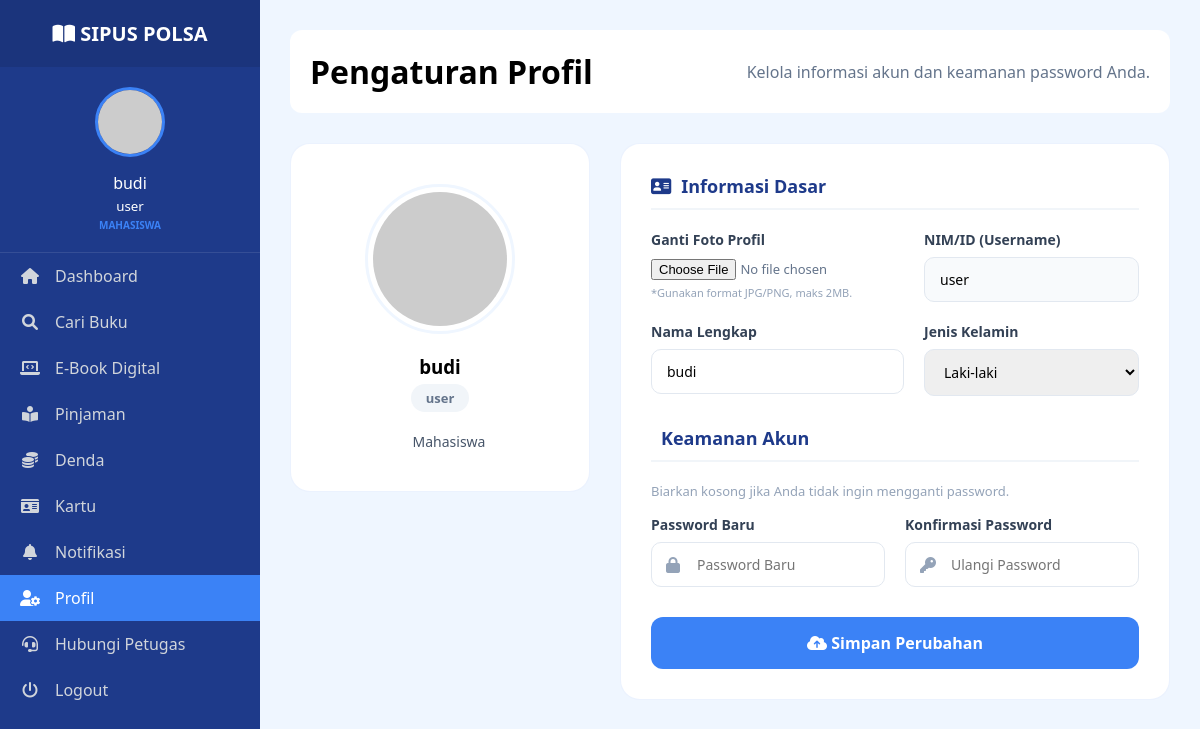
Page /views/profil.php (signed in) on the committed database.
### tables this page shows
CREATE TABLE `users` (
  `id` int(11) NOT NULL,
  `username` varchar(50) NOT NULL,
  `email` varchar(255) DEFAULT NULL,
  `foto` varchar(255) DEFAULT NULL,
  `nama` varchar(100) DEFAULT NULL,
  `jenkel` varchar(20) DEFAULT NULL,
  `password` varchar(255) NOT NULL,
  `role` enum('admin','mahasiswa','dosen','karyawan') NOT NULL,
  `status` enum('active','blocked') DEFAULT 'active',
  `borrowing_limit` int(11) DEFAULT 3
);

### views/profil.php (the view, shortened to what this page needs)
<?php
include '../config/koneksi.php';
$id_user = $_SESSION['id_user'] ?? '';
$query = mysqli_query($koneksi, "SELECT * FROM users WHERE id = '$id_user'");
$data  = mysqli_fetch_assoc($query);
$nama_user   = $data['nama'] ?? $_SESSION['nama'] ?? 'Pengguna';
$nim_user    = $data['username'] ?? $_SESSION['username'] ?? '-';
$jenkel      = $data['jenkel'] ?? '-';
$role_user   = $data['role'] ?? 'Pengguna';
$foto_user   = $data['foto'] ?? '';
$path_foto = (!empty($foto_user) && file_exists("../assets/img/profil/" . $foto_user))
             ? "../assets/img/profil/" . $foto_user
             : "https://ui-avatars.com/api/?name=" . urlencode($nama_user) . "&background=3b82f6&color=fff&bold=true";
?>
<!DOCTYPE html>
<html lang="id">
<head>
    <link rel="stylesheet" href="../assets/css/users-style.css?v=<?php echo time(); ?>">
    <link rel="stylesheet" href="https://cdnjs.cloudflare.com/ajax/libs/font-awesome/6.0.0/css/all.min.css">
</head>
<body>
    <aside class="sidebar">
        <div class="brand">
            <i class="fa-solid fa-book-open"></i>
            <span>SIPUS POLSA</span>
        </div>
        <div class="user-info">
            <img src="<?php echo $path_foto; ?>" alt="User Profile">
            <div class="user-text">
                <p><?php echo htmlspecialchars($nama_user); ?></p>
                <small><?php echo htmlspecialchars($nim_user); ?></small>
                <div style="font-size: 10px; color: #3b82f6; font-weight: 700; text-transform: uppercase; margin-top: 2px;">
                    <?php echo htmlspecialchars($role_user); ?>
                </div>
            </div>
        </div>
        <nav>
            <a href="users_dashboard.php"><i class="fa-solid fa-house"></i> <span>Dashboard</span></a>
            <a href="cari_buku.php"><i class="fa-solid fa-magnifying-glass"></i> <span>Cari Buku</span></a>
            <a href="ebook.php"><i class="fa-solid fa-laptop-code"></i> <span>E-Book Digital</span></a>
            <a href="peminjaman_saya.php"><i class="fa-solid fa-book-reader"></i> <span>Pinjaman</span></a>
            <a href="denda_saya.php"><i class="fa-solid fa-coins"></i> <span>Denda</span></a>
            <a href="kartu_perpustakaan.php"><i class="fa-solid fa-id-card"></i> <span>Kartu</span></a>
            <a href="notifikasi.php"><i class="fa-solid fa-bell"></i> <span>Notifikasi</span></a>
            <a href="profil.php" class="active"><i class="fa-solid fa-user-gear"></i> <span>Profil</span></a>
            <a href="kontak_petugas.php"><i class="fa-solid fa-headset"></i> <span>Hubungi Petugas</span></a>
            <a href="../logout.php" class="logout" onclick="return confirm('Keluar?')"><i class="fa-solid fa-power-off"></i> <span>Logout</span></a>
        </nav>
    </aside>
    <main class="main-content">
        <header>
            <h1 class="page-title">Pengaturan Profil</h1>
            <p style="color: #64748b;">Kelola informasi akun dan keamanan password Anda.</p>
        </header>
        <div class="profile-layout">
            <div class="profile-sidebar-card shadow-sm">
                <div class="profile-avatar-wrapper">
                    <img src="<?php echo $path_foto; ?>" alt="Foto Profil" class="main-avatar">
                </div>
                <h3><?php echo htmlspecialchars($nama_user); ?></h3>
                <p class="user-badge"><?php echo htmlspecialchars($nim_user); ?></p>
                <div class="profile-status">
                    <span class="status-dot"></span> <?php echo ucfirst(htmlspecialchars($role_user)); ?>
                </div>
            </div>
            <div class="profile-main-card shadow-sm">
                <form action="update_profil.php" method="POST" enctype="multipart/form-data">
                    <div class="form-section">
                        <div class="section-header">
                            <i class="fa-solid fa-address-card"></i> Informasi Dasar
                        </div>
                        <div class="form-grid">
                            <div class="form-group">
                                <label>Ganti Foto Profil</label>
                                <input type="file" name="foto" class="form-input-file" accept="image/*">
                                <small class="input-note">*Gunakan format JPG/PNG, maks 2MB.</small>
                            </div>
                            <div class="form-group">
                                <label>NIM/ID (Username)</label>
                                <input type="text" class="form-control readonly" value="<?php echo htmlspecialchars($nim_user); ?>" readonly>
                            </div>
                            <div class="form-group">
                                <label>Nama Lengkap</label>
                                <input type="text" name="nama" class="form-control" value="<?php echo htmlspecialchars($nama_user); ?>" required>
                            </div>
                            <div class="form-group">
                                <label>Jenis Kelamin</label>
                                <select name="jenkel" class="form-control">
                                    <option value="Laki-laki" <?php echo ($jenkel == 'Laki-laki') ? 'selected' : ''; ?>>Laki-laki</option>
                                </select>
                            </div>
                        </div>
                    </div>
                    <div class="form-section mt-4">
                        <div class="section-header">
                            <i class="fa-solid fa-shield-halved"></i> Keamanan Akun
                        </div>
                        <p class="section-note">Biarkan kosong jika Anda tidak ingin mengganti password.</p>
                        <div class="form-grid">
                            <div class="form-group">
                                <label>Password Baru</label>
                                <div class="input-with-icon"><i class="fa-solid fa-lock"></i><input type="password" name="password_baru" class="form-control" placeholder="Password Baru"></div>
                            </div>
                            <div class="form-group">
                                <label>Konfirmasi Password</label>
                                <div class="input-with-icon"><i class="fa-solid fa-key"></i><input type="password" name="konfirmasi_pass" class="form-control" placeholder="Ulangi Password"></div>
                            </div>
                        </div>
                    </div>
                    <div class="form-footer">
                        <button type="submit" name="submit" class="btn-save-profile"><i class="fa-solid fa-cloud-arrow-up"></i> Simpan Perubahan</button>
                    </div>
                </form>
            </div>
        </div>
    </main>
</body>
</html>

### assets/css/users-style.css (style rules this page uses)
* { margin: 0; padding: 0; box-sizing: border-box; font-family: 'Segoe UI', Tahoma, Geneva, Verdana, sans-serif; }
:root { --biru-tua: #1e3a8a; --biru-utama: #3b82f6; --biru-muda: #eff6ff; --putih: #ffffff; --bahaya: #ef4444; }
body { display: flex; background-color: var(--biru-muda); min-height: 100vh; }
.sidebar { width: 260px; background-color: var(--biru-tua); color: white; min-height: 100vh; position: fixed; transition: 0.3s; }
.brand { padding: 20px; font-size: 20px; font-weight: bold; text-align: center; background: rgba(0,0,0,0.1); }
.user-info { padding: 20px; text-align: center; border-bottom: 1px solid rgba(255,255,255,0.1); }
.user-info img { width: 70px; height: 70px; border-radius: 50%; margin-bottom: 10px; border: 3px solid var(--biru-utama); }
.sidebar nav a { display: flex; align-items: center; gap: 10px; padding: 15px 25px; color: #d1d5db; text-decoration: none; }
.sidebar nav a:hover, .sidebar nav a.active { background: var(--biru-utama); color: white; }
.main-content { flex: 1; margin-left: 260px; padding: 30px; }
header { display: flex; justify-content: space-between; align-items: center; margin-bottom: 30px; background: white; padding: 20px; border-radius: 12px; }
.profile-layout { display: flex; gap: 30px; margin-top: 20px; }
.profile-sidebar-card { flex: 0 0 300px; background: var(--putih); border-radius: 20px; padding: 40px 20px; text-align: center; height: fit-content; border: 1px solid rgba(59, 130, 246, 0.1); }
.profile-avatar-wrapper { width: 150px; height: 150px; margin: 0 auto 20px; padding: 5px; border: 3px solid var(--biru-muda); border-radius: 50%; }
.main-avatar { width: 100%; height: 100%; border-radius: 50%; object-fit: cover; }
.user-badge { background: #f1f5f9; color: #64748b; display: inline-block; padding: 5px 15px; border-radius: 20px; font-size: 13px; font-weight: 600; margin-top: 5px; }
.profile-status { margin-top: 20px; font-size: 14px; color: #475569; display: flex; align-items: center; justify-content: center; gap: 8px; }
.status-dot { width: 10px; height: 10px; background: var(--sukses); border-radius: 50%; }
.profile-main-card { flex: 1; background: var(--putih); border-radius: 20px; padding: 30px; border: 1px solid rgba(59, 130, 246, 0.1); }
.form-section { margin-bottom: 30px; }
.section-header { font-size: 18px; font-weight: 700; color: var(--biru-tua); margin-bottom: 20px; display: flex; align-items: center; gap: 10px; border-bottom: 2px solid #f1f5f9; padding-bottom: 10px; }
.section-note { font-size: 13px; color: #94a3b8; margin-bottom: 15px; }
.form-grid { display: grid; grid-template-columns: 1fr 1fr; gap: 20px; }
.form-group label { display: block; font-size: 14px; font-weight: 600; color: #334155; margin-bottom: 8px; }
.form-control { width: 100%; padding: 12px 15px; border: 1.5px solid #e2e8f0; border-radius: 10px; font-size: 14px; transition: 0.3s; }
.form-control.readonly { background: #f8fafc; cursor: not-allowed; }
.form-input-file { font-size: 13px; color: #64748b; }
.input-note { display: block; margin-top: 5px; font-size: 11px; color: #94a3b8; }
.input-with-icon { position: relative; }
.input-with-icon i { position: absolute; left: 15px; top: 50%; transform: translateY(-50%); color: #94a3b8; }
.input-with-icon .form-control { padding-left: 45px; }
.btn-save-profile { background: var(--biru-utama); color: white; border: none; padding: 15px 30px; border-radius: 12px; font-weight: 700; cursor: pointer; transition: 0.3s; width: 100%; font-size: 16px; }

### views/profil.php (style rules this page uses)
.sidebar nav a { display: flex !important; align-items: center; padding: 12px 20px; gap: 15px; text-decoration: none; transition: all 0.3s; }
.sidebar nav a i { width: 20px; text-align: center; }

### rows in the picture
users: nama "budi", username "user", role "MAHASISWA", role "Mahasiswa", jenkel "Laki-laki"
